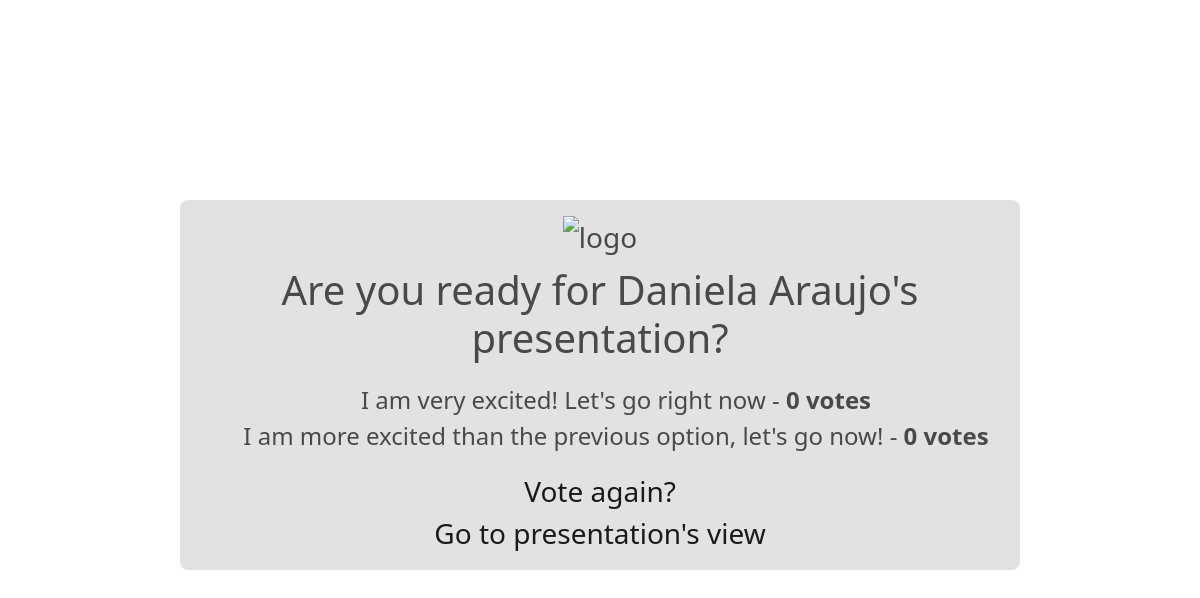
Page /polls/7/results/ on the earlier database version.
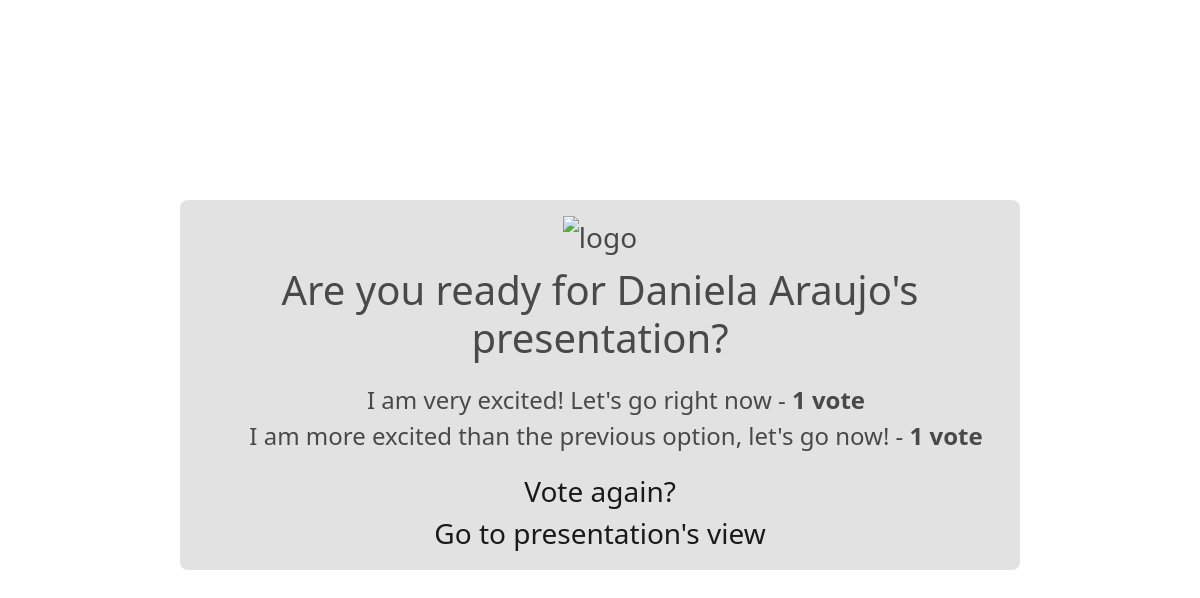
Same page on the later database version.
### polls/models.py (models this page shows, shortened)
class Question(models.Model):
    question_text = models.CharField(max_length=200)
    pub_date = models.DateTimeField('date published')

class Choice(models.Model):
    question = models.ForeignKey(Question, on_delete = models.CASCADE)
    choice_text = models.CharField(max_length=200)
    votes = models.IntegerField(default=0)

### polls/views.py (the view)
# urls.py: path('<int:pk>/results/', views.ResultsView.as_view(), name='results'),
class ResultsView(generic.DetailView):
    model = Question
    template_name = 'polls/results.html'

### polls/templates/polls/results.html (shortened to what this page needs)
{% load static %}
<html lang="en">
<head>
    <link href="https://cdn.jsdelivr.net/npm/bootstrap@5.0.2/dist/css/bootstrap.min.css" rel="stylesheet">
    <link rel="stylesheet" href="{% static 'polls/results.css' %}" type="text/css">
</head>
<body>
    <div class="container d-flex flex-column align-items-center justify-content-center">
        <img src="https://i.ibb.co/bJ0ng71/icon-mi-megafono-removebg-preview.png" alt="logo">
        <h1 class="mt-2"> {{ question.question_text }} </h1>
            <ul>
                {% for choice in question.choice_set.all %}
                    <li> {{ choice.choice_text }} - <strong> {{ choice.votes }} vote{{ choice.votes|pluralize }} </strong> </li>
                {% endfor %}
            </ul>
        <a class="mt-1" href="{% url 'polls:detail' question.id  %}"> Vote again? </a>
        <a href="{% url 'polls:presentation' question.id %}"> Go to presentation's view </a>
    </div>
</body>
</html>

### polls/static/polls/results.css (style rules this page uses)
:root { --letter-color: #494949; --letter-color-links: #1A1A1A; --bg-footer-color: #F0F0F0; --bg-div-color: #E2E2E2; --bg-color: #FFFFFF; --button-color: #0047FF; --box-shadow-color: #D2D2D2; --letter-red: #F32e2e; --rectangle-red: #F34C5A; --rectangle-blue: #4B7EFF; --rectangle-green: #4CF35D; }
body { width: 100%; margin: 0; }
.container { width: 70%; margin: 200px auto; background-color: var(--bg-div-color); font-size: 28px ; border-radius: 8px; padding: 16px; text-align: center; color: var(--letter-color); }
ul { list-style-type: none; margin: 12px; font-size: 24px; }
a { text-decoration: none; color: var(--letter-color-links); font-weight: 500; }

Differences in the rows shown:
changed Choice "I am very excited! Let's go right now": votes "0" → "1"
changed Choice "I am more excited than the previous option, let's go now!": votes "0" → "1"
